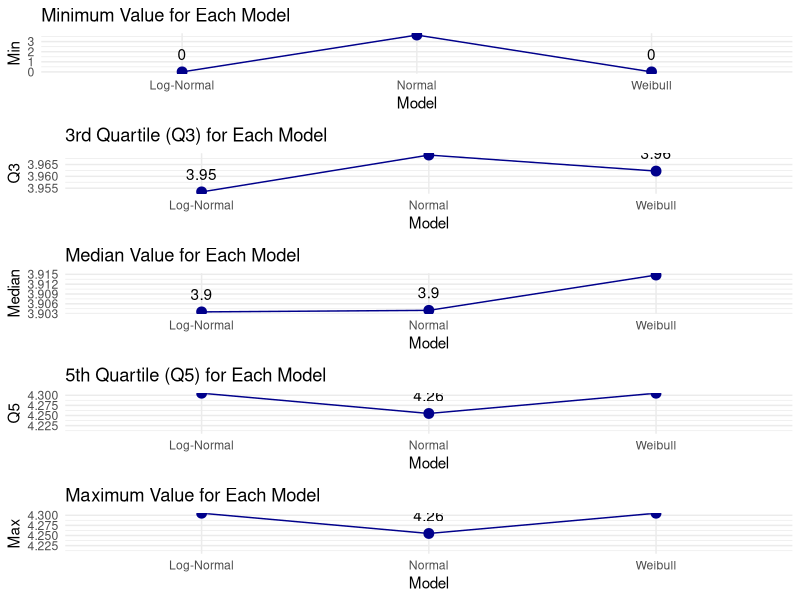

Recreate this plot in R.
# Load necessary libraries
library(ggplot2)
library(readxl)  # Load the readxl package to use read_excel()
library(dplyr)  # For data manipulation
library(broom)  # For tidying model outputs
library(gridExtra)  # For arranging plots
library(fitdistrplus)  # For fitting distributions

# Function to calculate WAIC
calculate_waic <- function(log_likelihood, n, k) {
  # Calculate WAIC
  waic <- -2 * (log_likelihood - k)
  return(waic)
}

# Read the Excel file
data <- read_excel("Dataset.xlsx")

# Create the dataframe with the specified columns
df <- data.frame(
  Discharge_Time = data[[2]],
  Decrement_3.6_3.4V = data[[3]],
  Max_Voltage_Dischar = data[[4]],
  Min_Voltage_Charg = data[[5]],
  Time_at_4.15V = data[[6]],
  Time_constant_current = data[[7]],
  Charging_time = data[[8]] * 10  # Reduce charging time by a factor of 10
)

# Filter the dataframe to include only rows where Max Voltage Discharge is >= 3.5V
df_filtered <- df %>% filter(Max_Voltage_Dischar >= 3.5)

# Fit Normal distribution
fit_normal <- fitdistr(df_filtered$Max_Voltage_Dischar, "normal")

# Fit Log-Normal distribution
fit_lognormal <- fitdist(df_filtered$Max_Voltage_Dischar, "lnorm")

# Fit Weibull distribution
fit_weibull <- fitdist(df_filtered$Max_Voltage_Dischar, "weibull")

# Function to create a summary table for each model
create_model_summary <- function(model, model_name) {
  if (model_name == "Normal") {
    quantiles <- quantile(df_filtered$Max_Voltage_Dischar, probs = c(0, 0.25, 0.5, 0.75, 1))
    aic <- AIC(fit_normal)
    bic <- BIC(fit_normal)
    waic <- calculate_waic(logLik(fit_normal), length(df_filtered$Max_Voltage_Dischar), length(coef(fit_normal)))
  } else if (model_name == "Log-Normal") {
    quantiles <- qlnorm(c(0, 0.25, 0.5, 0.75, 1), meanlog = model$estimate[1], sdlog = model$estimate[2])
    aic <- AIC(fit_lognormal)
    bic <- BIC(fit_lognormal)
    waic <- calculate_waic(logLik(fit_lognormal), length(df_filtered$Max_Voltage_Dischar), length(coef(fit_lognormal)))
  } else if (model_name == "Weibull") {
    quantiles <- qweibull(c(0, 0.25, 0.5, 0.75, 1), shape = model$estimate[1], scale = model$estimate[2])
    aic <- AIC(fit_weibull)
    bic <- BIC(fit_weibull)
    waic <- calculate_waic(logLik(fit_weibull), length(df_filtered$Max_Voltage_Dischar), length(coef(fit_weibull)))
  }
  
  summary_df <- data.frame(
    Model = model_name,
    Min = quantiles[1],
    Q3 = quantiles[4],
    Median = quantiles[3],
    Q5 = quantiles[5],
    Max = quantiles[5],  # Max is the same as Q5 in this context
    AIC = aic,
    BIC = bic,
    WAIC = waic
  )
  
  return(summary_df)
}

# Create summary tables for each model
summary_normal <- create_model_summary(fit_normal, "Normal")
summary_lognormal <- create_model_summary(fit_lognormal, "Log-Normal")
summary_weibull <- create_model_summary(fit_weibull, "Weibull")

# Combine all summaries into one data frame
final_summary <- rbind(summary_normal, summary_lognormal, summary_weibull)

# Create individual plots for Min, Q3, Median, Q5, and Max
plot_min <- ggplot(final_summary, aes(x = Model, y = Min)) +
  geom_point(size = 3, color = "darkblue") +
  geom_line(aes(group = 1), color = "darkblue") +
  geom_text(aes(label = round(Min, 2)), vjust = -1) +
  labs(title = "Minimum Value for Each Model", y = "Min") +
  theme_minimal()

plot_q3 <- ggplot(final_summary, aes(x = Model, y = Q3)) +
  geom_point(size = 3, color = "darkblue") +
  geom_line(aes(group = 1), color = "darkblue") +
  geom_text(aes(label = round(Q3, 2)), vjust = -1) +
  labs(title = "3rd Quartile (Q3) for Each Model", y = "Q3") +
  theme_minimal()

plot_median <- ggplot(final_summary, aes(x = Model, y = Median)) +
  geom_point(size = 3, color = "darkblue") +
  geom_line(aes(group = 1), color = "darkblue") +
  geom_text(aes(label = round(Median, 2)), vjust = -1) +
  labs(title = "Median Value for Each Model", y = "Median") +
  theme_minimal()

plot_q5 <- ggplot(final_summary, aes(x = Model, y = Q5)) +
  geom_point(size = 3, color = "darkblue") +
  geom_line(aes(group = 1), color = "darkblue") +
  geom_text(aes(label = round(Q5, 2)), vjust = -1) +
  labs(title = "5th Quartile (Q5) for Each Model", y = "Q5") +
  theme_minimal()

plot_max <- ggplot(final_summary, aes(x = Model, y = Max)) +
  geom_point(size = 3, color = "darkblue") +
  geom_line(aes(group = 1), color = "darkblue") +
  geom_text(aes(label = round(Max, 2)), vjust = -1) +
  labs(title = "Maximum Value for Each Model", y = "Max") +
  theme_minimal()

# Arrange the plots in a grid with 5 rows
grid.arrange(plot_min, plot_q3, plot_median, plot_q5, plot_max, nrow = 5)
